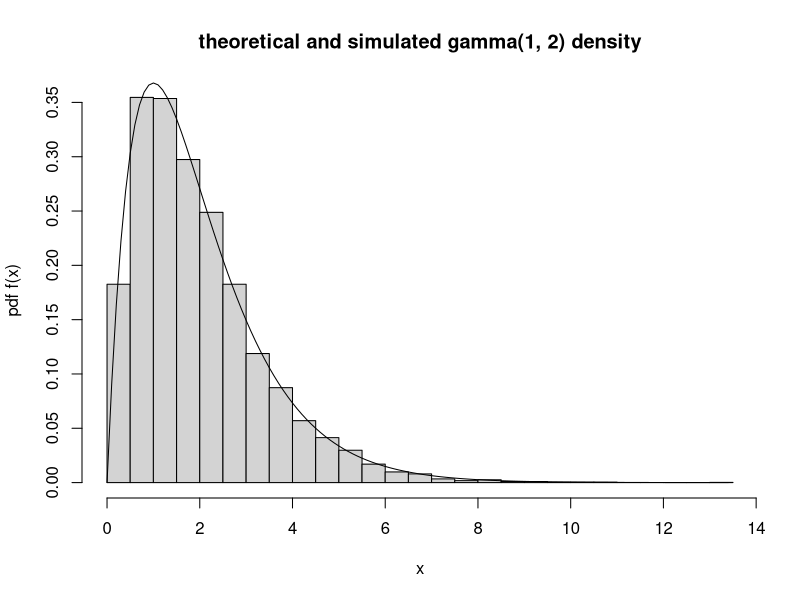

Write R code to recreate this figure.
gamma.sim <- function(lambda, m) {
# sim a gamma(lambda, m) rv using rejection with an exp envelope
# assumes m > 1 and lambda > 0
# generate f(x)=lambda^m*x^(m-1)*exp(-lambda*x)/gamma(m)     --- the gamma density at x
# generate h(x)=lambda/m*exp(-lambda/m*x)                   ---  the exponential density at x
# generate  k=m^m*exp(1-m)/gamma(m)                      --- in general. for m=2, λ=1 we have k=4/e
  while (TRUE) {               # keep sampling x’s from h(x) and testing them until you accept one
    X <- -log(runif(1))*m/lambda             # generate an x from h, the exponential density              
    # Generate y from Unif[0,Kh(x)]
    K <- m^m*exp(1-m)/gamma(m)
    Y <- runif(1,0,K*h(X, m, lambda))
    if (Y < f(X, m, lambda)) {
        return(X)
    }
  }
}

h<-function(x, m, lambda){
    return(lambda/m*exp(-lambda/m*x))
}

f<-function(x, m, lambda){
    return(lambda^m*x^(m-1)*exp(-lambda*x)/gamma(m))
}

set.seed(1999)
n <- 10000        # number of replicates
g <- rep(0, n)      # create somewhere to keep the answers
for (i in 1:n) g[i] <- gamma.sim(1, 2)    # generate your 10000 gamma r.v.s

hist(g, breaks=20, freq=F, xlab="x", ylab="pdf f(x)",
  main="theoretical and simulated gamma(1, 2) density")
x <- seq(0, max(g), .1)
lines(x, dgamma(x, 2, 1))
